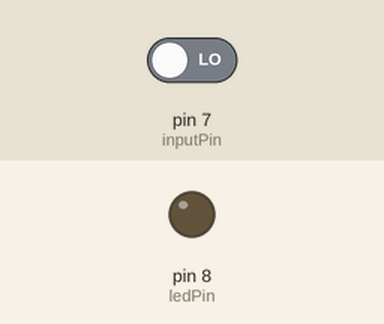
A sketch run on a simulated Arduino Uno, built with avr-gcc and run on an emulated ATmega328P. Parts: output pins drawn as LEDs (lit = HIGH). The test bench sets the inputs (shaded band); at power-on: pin 7 (inputPin) LOW. What the sketch prints to the serial monitor is not drawn.

Above: at 2.8 s.
2.9 s: pin 7 (inputPin) driven HIGH
At 4.2 s:
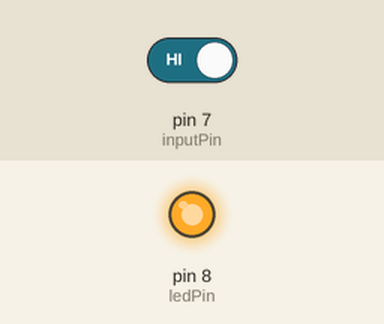
4.5 s: pin 7 (inputPin) driven LOW
At 5.9 s:
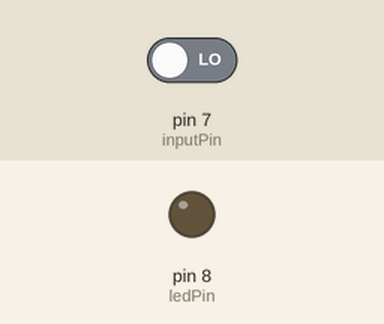
Timing chart, 0 to 7.5 s (numbered marks = the images above; inputs shaded):
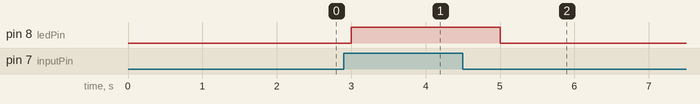

The sketch:

sensor_test.ino
```cpp
int ledPin=8;
int inputPin=7;
int val=0;
int count=0;
boolean visiting = false;

void setup() {
	pinMode(ledPin, OUTPUT);
	pinMode(inputPin, INPUT);
	Serial.begin(9600);
}

void loop() {
	val=digitalRead(inputPin);
	if(val==HIGH){
		if(visiting == false){  // 최초 감지했을 때(한 3~4초간 또는 머무르면 계속) 에만 카운팅하기 위한 처리
			visiting = true;
			count = count + 1;
		}
		digitalWrite(ledPin,HIGH);
		Serial.println("손님 오심 !!!");
	} else {
		visiting = false;
		digitalWrite(ledPin, LOW);
		Serial.print("파리 날리는 중~ 지금까지 온 손님:");
		Serial.println(count);
	}
	delay(1000);
}			
```

Measured:
- after the input at 2.9 s, pin 8 (ledPin): LOW → HIGH after 0.10 s
- after the input at 4.5 s, pin 8 (ledPin): HIGH → LOW after 0.50 s
